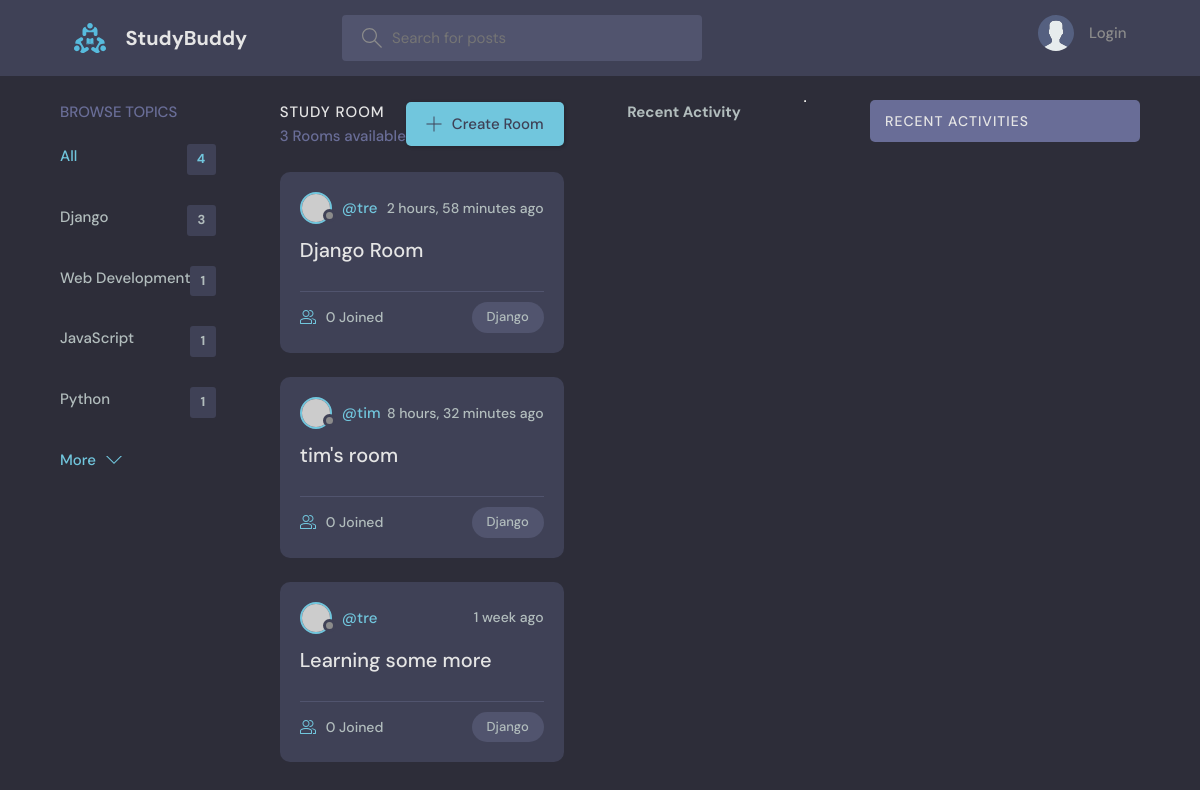
Screenshot of /?q=Django with the database file from the repository.
### base/models.py (models this page shows, shortened)
class Topic(models.Model):
    name = models.CharField(max_length=200)

class Room(models.Model):
    host = models.ForeignKey(User, on_delete=models.SET_NULL, null=True)
    topic = models.ForeignKey(Topic, on_delete=models.SET_NULL, null=True)
    name = models.CharField(max_length=200)
    description = models.TextField(null=True, blank = True)
    participants = models.ManyToManyField(User, related_name='participants', blank=True)
    updated = models.DateTimeField(auto_now=True)
    created = models.DateTimeField(auto_now_add=True)
    class Meta:
        ordering =['-updated', '-created']

### base/views.py (the view)
# urls.py: path('', views.home, name="home"),
def home(request):
    q=request.GET.get('q') if request.GET.get('q') != None else ''
    rooms = Room.objects.filter(
        Q(topic__name__icontains=q) |
        Q(name__icontains=q) |
        Q(description__icontains=q)
        )
    topics = Topic.objects.all()
    room_count = rooms.count()
    room_messages = Message.objects.filter(Q(room__topic__name__icontains=q))
    context= {'rooms': rooms, 'topics':topics, 'room_count': room_count,
              'room_messages': room_messages}
    return render(request, 'base/home.html', context)

### templates/base/home.html (shortened to what this page needs)
{% extends 'main.html' %}
{% block content %}
    <main class="layout layout--3">
      <div class="container">
        {% include 'base/topics_component.html' %}
        <div class="roomList">
          <div class="roomList__header">
            <div>
              <h2>Study Room</h2>
              <p>{{room_count}} Rooms available</p>
            </div>
            <a class="btn btn--main" href="{% url 'create-room' %}">
              <svg version="1.1" xmlns="http://www.w3.org/2000/svg" width="32" height="32" viewBox="0 0 32 32">
                <title>add</title>
                <path
                  d="M16.943 0.943h-1.885v14.115h-14.115v1.885h14.115v14.115h1.885v-14.115h14.115v-1.885h-14.115v-14.115z"
                ></path>
              </svg>
              Create Room
            </a>
          </div>
          {% include 'base/feed_component.html' %}
        </div>
         {% include 'base/activity_component.html' %}
      </div>
    </main>
{% endblock %}

### templates/base/topics_component.html (shortened to what this page needs)
<!DOCTYPE html>
<html lang="en">
<head>
</head>
<body>
    <div class="topics">
        <div class="topics__header">
          <h2>Browse Topics</h2>
        </div>
        <ul class="topics__list">
          <li>
            <a href="{% url 'home' %}" class="active">All <span>{{topics.count}}</span></a>
          </li>
          {% for topic in topics %}
          <li>
            <a href="{% url 'home' %}?q={{topic.name}}">{{topic.name}}<span>{{topic.room_set.all.count}}</span></a>
          </li>
          {% endfor %}
        </ul>
        <a class="btn btn--link" href="topics.html">
          More
          <svg version="1.1" xmlns="http://www.w3.org/2000/svg" width="32" height="32" viewBox="0 0 32 32">
            <title>chevron-down</title>
            <path d="M16 21l-13-13h-3l16 16 16-16h-3l-13 13z"></path>
          </svg>
        </a>
      </div>
</body>
</html>

### templates/base/feed_component.html (shortened to what this page needs)
<!DOCTYPE html>
<html lang="en">
<head>
</head>
<body>
    {% for room in rooms %}
    <div class="roomListRoom">
        <div class="roomListRoom__header">
          <a href="{% url 'user-profile' room.host.id %}" class="roomListRoom__author">
            <div class="avatar avatar--small">
              <img src="https://randomuser.me/api/portraits/women/11.jpg" />
            </div>
            <span>@{{room.host.username}}</span>
          </a>
          <div class="roomListRoom__actions">
            <span>{{room.created|timesince}} ago</span>
          </div>
        </div>
        <div class="roomListRoom__content">
          <a href="{% url 'room' room.id %}">{{room.name}}</a>
        </div>
        <div class="roomListRoom__meta">
          <a href="{% url 'room' room.id %}" class="roomListRoom__joined">
            {{room.participants.all.count}} Joined
          </a>
          <p class="roomListRoom__topic">{{room.topic.name}}</p>
        </div>
      </div>
    {% endfor %}
</body>
</html>

### static/styles/style.css (style rules this page uses)
:root { --color-main: #71c6dd; --color-main-light: #e1f6fb; --color-dark: #3f4156; --color-dark-medium: #51546e; --color-dark-light: #696d97; --color-light: #e5e5e5; --color-gray: #8b8b8b; --color-light-gray: #b2bdbd; --color-bg: #2d2d39; --color-success: #5dd693; --color-error: #fc4b0b; }
* { font-family: "DM Sans", -apple-system, BlinkMacSystemFont, "Segoe UI", Roboto, Oxygen, Ubuntu, Cantarell, "Open Sans", "Helvetica Neue", sans-serif; margin: 0; padding: 0; box-sizing: border-box; text-rendering: optimizeLegibility; font-size: inherit; }
html { font-size: 56.25%; }
@media only screen and (min-width: 1200px) { html { font-size: 62.5%; } }
body { line-height: 1.6; font-weight: 400; font-size: 1.5rem; color: var(--color-light-gray); background-color: var(--color-bg); min-height: 100vh; }
img { width: 100%; }
a { display: inline-block; color: var(--color-main); text-decoration: none; }
.container { max-width: 120rem; width: 90%; margin: auto; }
.btn { background-color: transparent; border: none; display: inline-flex; align-items: center; gap: 1rem; cursor: pointer; transition: all ease-in-out 0.3s; padding: 1rem 2rem; border-radius: 5px; box-shadow: 1px 1px 3px 1px rgba(0, 0, 0, 0.15); font-weight: 500; }
.btn--link { border-radius: 0; padding: 0; color: var(--color-main); box-shadow: none; }
.btn--main { background-color: var(--color-main); color: var(--color-dark); }
.btn > svg { fill: currentColor; width: 1.6rem; height: 1.6rem; }
.avatar { position: relative; display: inline-block; border-radius: 50%; border: 2px solid var(--color-main); }
.avatar img { display: block; border-radius: 50%; object-fit: cover; object-position: center; }
.avatar::after { content: ""; display: block; position: absolute; background-color: var(--color-gray); z-index: 111; border-radius: 50%; border: 0.3rem solid var(--color-dark); }
.avatar.avatar--small img { width: 2.8rem; height: 2.8rem; }
.avatar.avatar--small:after { width: 0.7rem; height: 0.7rem; bottom: 0px; right: -6px; }
.layout { margin-top: 2.4rem; }
.layout > .container { display: flex; justify-content: space-between; align-items: flex-start; }
.topics__header { margin-bottom: 2rem; }
.topics__header h2 { text-transform: uppercase; font-weight: 500; color: var(--color-dark-light); }
.topics__list { list-style: none; }
.topics__list li a { display: flex; justify-content: space-between; margin-bottom: 3rem; font-weight: 500; color: var(--color-light-gray); transition: all 0.3s ease-in-out; }
.topics__list li a.active, .topics__list li a:hover { color: var(--color-main); }
.topics__list li a span { padding: 0.5rem 1rem; background-color: var(--color-dark); border-radius: 3px; font-size: 1.3rem; font-weight: 700; letter-spacing: 1px; }
.roomList__header { display: flex; justify-content: space-between; align-items: center; margin-bottom: 2.4rem; }
.roomList__header h2 { text-transform: uppercase; font-weight: 500; color: var(--color-light); letter-spacing: 1px; }
.roomList__header p { font-weight: 500; color: var(--color-dark-light); }
.roomListRoom { margin-bottom: 2.4rem; background-color: var(--color-dark); border-radius: 1rem; padding: 2rem; }
.roomListRoom__header { display: flex; justify-content: space-between; align-items: center; }
.roomListRoom__author { font-weight: 500; display: flex; align-items: center; gap: 1rem; }
.roomListRoom__actions { display: flex; align-items: flex-start; gap: 1rem; position: relative; }
.roomListRoom__actions span { font-size: 1.4rem; font-weight: 500; }
.roomListRoom__content { margin: 1rem 0; }
.roomListRoom__content a { font-size: 2rem; font-weight: 500; margin-bottom: 1.5rem; color: var(--color-light); transition: all 0.3s ease-in-out; }
.roomListRoom__meta { border-top: 1px solid var(--color-dark-medium); padding-top: 1rem; display: flex; align-items: center; justify-content: space-between; }
.roomListRoom__joined { color: var(--color-light-gray); display: flex; align-items: center; gap: 1rem; font-size: 1.4rem; font-weight: 500; }
.roomListRoom__joined svg { fill: var(--color-main); width: 1.6rem; height: 1.6rem; }
.roomListRoom__topic { padding: 5px 1.5rem; background-color: var(--color-dark-medium); border-radius: 5rem; font-weight: 500; font-size: 1.3rem; }

### rows the page displays
Topic: name "Django", room_set.all.count "3"
Topic: name "Web Development", room_set.all.count "1"
Topic: name "JavaScript", room_set.all.count "1"
Topic: name "Python", room_set.all.count "1"
Room: host.username "tre", created "2 hours, 58 minutes", name "Django Room", participants.all.count "0", topic.name "Django"
Room: host.username "tim", created "8 hours, 32 minutes", name "tim's room", participants.all.count "0", topic.name "Django"
Room: host.username "tre", created "1 week", name "Learning some more", participants.all.count "0", topic.name "Django"

### other values shown
{{ topics.count }} "4"
{{ room_count }} "3"
